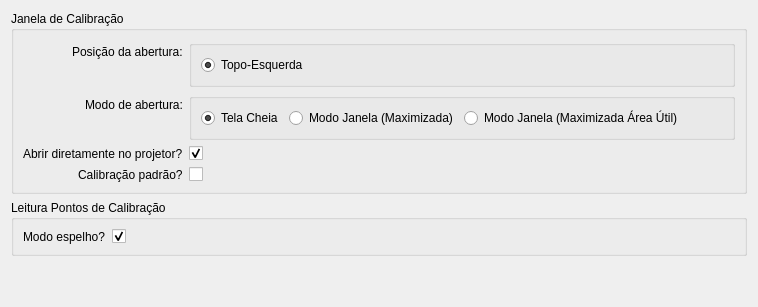
     <widget class="QWidget" name="tab_manual_calibration">
      <attribute name="title">
       <string>Calibração Manual</string>
      </attribute>
      <layout class="QVBoxLayout" name="lay_calibracao_manual">
       <item>
        <widget class="QGroupBox" name="grp_window_manual">
         <property name="title">
          <string>Janela de Calibração</string>
         </property>
         <layout class="QFormLayout" name="frm_janela_manual">
          <property name="labelAlignment">
           <set>Qt::AlignmentFlag::AlignRight|Qt::AlignmentFlag::AlignTrailing|Qt::AlignmentFlag::AlignVCenter</set>
          </property>
          <item row="0" column="0">
           <widget class="QLabel" name="lbl_window_position_manual">
            <property name="text">
             <string>Posição da abertura:</string>
            </property>
           </widget>
          </item>
          <item row="0" column="1">
           <widget class="QGroupBox" name="grp_window_position_manual">
            <property name="title">
             <string/>
            </property>
            <layout class="QHBoxLayout" name="horizontalLayout_window_position_manual">
             <item>
              <widget class="QRadioButton" name="rb_top_left_manual">
               <property name="text">
                <string>Topo-Esquerda</string>
               </property>
               <property name="checked">
                <bool>true</bool>
               </property>
               <property name="dataclass_property" stdset="0">
                <string notr="true">manual_window_position_manual</string>
               </property>
               <property name="dataclass_property_value" stdset="0">
                <string notr="true">topLeft</string>
               </property>
              </widget>
             </item>
             <item>
              <spacer name="hs_window_position_manual">
               <property name="orientation">
                <enum>Qt::Orientation::Horizontal</enum>
               </property>
               <property name="sizeHint" stdset="0">
                <size>
                 <width>40</width>
                 <height>20</height>
                </size>
               </property>
              </spacer>
             </item>
            </layout>
           </widget>
          </item>
          <item row="1" column="0">
           <widget class="QLabel" name="lbl_window_open_manual">
            <property name="text">
             <string>Modo de abertura:</string>
            </property>
           </widget>
          </item>
          <item row="1" column="1">
           <widget class="QGroupBox" name="grp_window_open_manual">
            <property name="title">
             <string/>
            </property>
            <layout class="QHBoxLayout" name="horizontalLayout_abertura_janela_manual">
             <item>
              <widget class="QRadioButton" name="rb_window_full_screen_manual">
               <property name="text">
                <string>Tela Cheia</string>
               </property>
               <property name="checked">
                <bool>true</bool>
               </property>
               <property name="dataclass_property" stdset="0">
                <string notr="true">manual_window_open_manual</string>
               </property>
               <property name="dataclass_property_value" stdset="0">
                <string notr="true">1</string>
               </property>
              </widget>
             </item>
             <item>
              <widget class="QRadioButton" name="rb_window_maximized_screen_manual">
               <property name="text">
                <string>Modo Janela (Maximizada)</string>
               </property>
               <property name="dataclass_property" stdset="0">
                <string notr="true">manual_window_open_manual</string>
               </property>
               <property name="dataclass_property_value" stdset="0">
                <string notr="true">2</string>
               </property>
              </widget>
             </item>
             <item>
              <widget class="QRadioButton" name="rb_window_maximized_screen_util_manual">
               <property name="text">
                <string>Modo Janela (Maximizada Área Útil)</string>
               </property>
               <property name="dataclass_property" stdset="0">
                <string notr="true">manual_window_open_manual</string>
               </property>
               <property name="dataclass_property_value" stdset="0">
                <string notr="true">3</string>
               </property>
              </widget>
             </item>
             <item>
              <spacer name="hs_window_open_manual">
               <property name="orientation">
                <enum>Qt::Orientation::Horizontal</enum>
               </property>
               <property name="sizeHint" stdset="0">
                <size>
                 <width>40</width>
                 <height>20</height>
                </size>
               </property>
              </spacer>
             </item>
            </layout>
           </widget>
          </item>
          <item row="2" column="0">
           <widget class="QLabel" name="lbl_open_projector_manual">
            <property name="text">
             <string>Abrir diretamente no projetor?</string>
            </property>
           </widget>
          </item>
          <item row="2" column="1">
           <widget class="QCheckBox" name="chk_open_projector_manual">
            <property name="text">
             <string/>
            </property>
            <property name="checked">
             <bool>true</bool>
            </property>
            <property name="dataclass_property" stdset="0">
             <string notr="true">manual_open_projector_manual</string>
            </property>
           </widget>
          </item>
          <item row="3" column="0">
           <widget class="QLabel" name="lbl_default_calibration_manual">
            <property name="text">
             <string>Calibração padrão?</string>
            </property>
           </widget>
          </item>
          <item row="3" column="1">
           <widget class="QCheckBox" name="chk_default_calibration_manual">
            <property name="text">
             <string/>
            </property>
            <property name="checked">
             <bool>false</bool>
            </property>
            <property name="dataclass_property" stdset="0">
             <string notr="true">manual_default_calibration_manual</string>
            </property>
           </widget>
          </item>
         </layout>
        </widget>
       </item>
       <item>
        <widget class="QGroupBox" name="grp_calibration_points_manual">
         <property name="title">
          <string>Leitura Pontos de Calibração</string>
         </property>
         <layout class="QFormLayout" name="frm_pontos_calibracao_manual">
          <property name="labelAlignment">
           <set>Qt::AlignmentFlag::AlignRight|Qt::AlignmentFlag::AlignTrailing|Qt::AlignmentFlag::AlignVCenter</set>
          </property>
          <item row="0" column="0">
           <widget class="QLabel" name="lbl_mirror_mode_manual">
            <property name="text">
             <string>Modo espelho?</string>
            </property>
           </widget>
          </item>
          <item row="0" column="1">
           <widget class="QCheckBox" name="chk_mirror_mode_manual">
            <property name="text">
             <string/>
            </property>
            <property name="checked">
             <bool>true</bool>
            </property>
            <property name="dataclass_property" stdset="0">
             <string notr="true">manual_mirror_mode_manual</string>
            </property>
           </widget>
          </item>
         </layout>
        </widget>
       </item>
       <item>
        <spacer name="vs_calibration_manual">
         <property name="orientation">
          <enum>Qt::Orientation::Vertical</enum>
         </property>
         <property name="sizeHint" stdset="0">
          <size>
           <width>20</width>
           <height>40</height>
          </size>
         </property>
        </spacer>
       </item>
      </layout>
     </widget>
